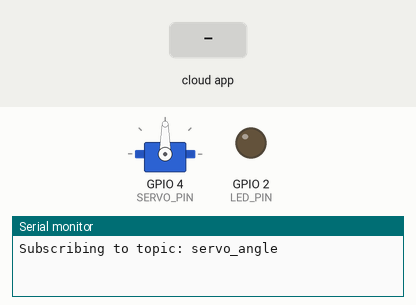
A sketch run on a simulated ESP32. On the bench: servo, output pins drawn as LEDs (lit = HIGH), the last lines printed to the serial monitor. The test bench sets the inputs (shaded band). The ROS host is connected and sends only what is stated.

Above: at 3.2 s.
3.3 s: the phone or cloud app sets servo_angle to 0
At 3.8 s:
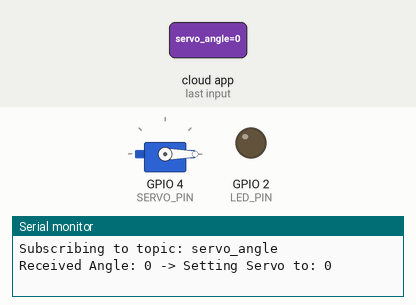
4.8 s: the phone or cloud app sets servo_angle to 1
At 6.1 s:
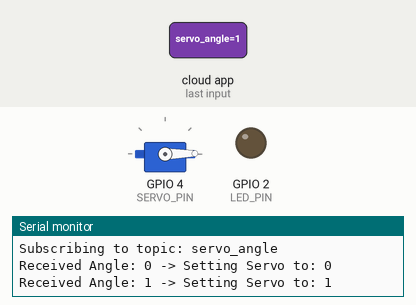
Timing chart, 0 to 7.8 s (numbered marks = the images above; inputs shaded):
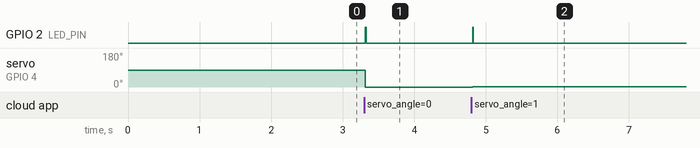

The sketch:

ROS_Servo_Sweep.ino
```cpp
#include <micro_ros_arduino.h>

#include <stdio.h>
#include <rcl/rcl.h>
#include <rcl/error_handling.h>
#include <rclc/rclc.h>
#include <rclc/executor.h>

#include <std_msgs/msg/int32.h>
#include <ESP32Servo.h> // Include the servo library

// --- Configuration ---
#define LED_PIN 2      // Use a separate pin for LED status (e.g., GPIO 2)
#define SERVO_PIN 4   // The pin connected to the servo signal wire (PWM Pin)
#define ROS_TOPIC_NAME "servo_angle"

// --- Global ROS Objects ---
rcl_subscription_t subscriber;
std_msgs__msg__Int32 msg_in; // Message object to store incoming data
rclc_executor_t executor;
rclc_support_t support;
rcl_allocator_t allocator;
rcl_node_t node;

// --- Global Servo Object ---
Servo servo1;
const int MIN_ANGLE = 0;
const int MAX_ANGLE = 180;

// --- Utility Macros ---
#define RCCHECK(fn) { rcl_ret_t temp_rc = fn; if((temp_rc != RCL_RET_OK)){error_loop();}}
#define RCSOFTCHECK(fn) { rcl_ret_t temp_rc = fn; if((temp_rc != RCL_RET_OK)){}}

// Function to handle critical errors (flashes LED rapidly)
void error_loop(){
  while(1){
    digitalWrite(LED_PIN, !digitalRead(LED_PIN));
    delay(100);
  }
}

// --- ROS Subscription Callback ---
void subscription_callback(const void * msgin)
{
  // Cast the incoming message to the correct type
  const std_msgs__msg__Int32 * msg = (const std_msgs__msg__Int32 *)msgin;

  // 1. Get the desired angle
  int desired_angle = msg->data;

  // 2. Clamp the angle to the physical limits of the servo (0 to 180 degrees)
  int final_angle = desired_angle;
  if (final_angle < MIN_ANGLE) {
      final_angle = MIN_ANGLE;
  } else if (final_angle > MAX_ANGLE) {
      final_angle = MAX_ANGLE;
  }

  // 3. Move the servo
  servo1.write(final_angle);

  // 4. Provide feedback
  Serial.print("Received Angle: ");
  Serial.print(desired_angle);
  Serial.print(" -> Setting Servo to: ");
  Serial.println(final_angle);

  // Optional: Flash LED briefly to indicate successful message receipt
  digitalWrite(LED_PIN, HIGH);
  delay(10);
  digitalWrite(LED_PIN, LOW);
}

void setup() {
  // Initialize Serial for debugging
  Serial.begin(115200);

  // Configure LED pin
  pinMode(LED_PIN, OUTPUT);
  digitalWrite(LED_PIN, LOW); // LED off initially

  // --- Servo Setup ---
  // Allow allocation of all timers
  ESP32PWM::allocateTimer(0);
  ESP32PWM::allocateTimer(1);
  ESP32PWM::allocateTimer(2);
  ESP32PWM::allocateTimer(3);

  // Attach the servo object to the specified pin
  servo1.attach(SERVO_PIN, 500, 2400); // Standard microsecond pulse range for most servos

  // Give time for initialization before starting micro-ROS connection
  delay(2000);

  // --- micro-ROS Setup ---
  set_microros_transports();
  allocator = rcl_get_default_allocator();

  // Create init_options
  RCCHECK(rclc_support_init(&support, 0, NULL, &allocator));

  // Create node
  RCCHECK(rclc_node_init_default(&node, "esp32_servo_node", "", &support));

  // Create subscriber for the servo angle topic
  RCCHECK(rclc_subscription_init_default(
    &subscriber,
    &node,
    ROSIDL_GET_MSG_TYPE_SUPPORT(std_msgs, msg, Int32),
    ROS_TOPIC_NAME));

  Serial.print("Subscribing to topic: ");
  Serial.println(ROS_TOPIC_NAME);

  // Create executor and add the subscription callback
  RCCHECK(rclc_executor_init(&executor, &support.context, 1, &allocator));
  RCCHECK(rclc_executor_add_subscription(&executor, &subscriber, &msg_in, &subscription_callback, ON_NEW_DATA));
}

void loop() {
  // Spin the executor to check for incoming messages and execute callbacks
  RCSOFTCHECK(rclc_executor_spin_some(&executor, RCL_MS_TO_NS(100)));
  delay(10); // Small delay to avoid busy looping
}
```

Measured:
- after the input at 3.3 s, GPIO 2 (LED_PIN): LOW → HIGH at once, → LOW 0.01 s later; servo on GPIO 4 (SERVO_PIN): 90° → 0° at once
- after the input at 4.8 s, GPIO 2 (LED_PIN): LOW → HIGH at once, → LOW 0.01 s later; servo on GPIO 4 (SERVO_PIN): 0° → 1° at once
